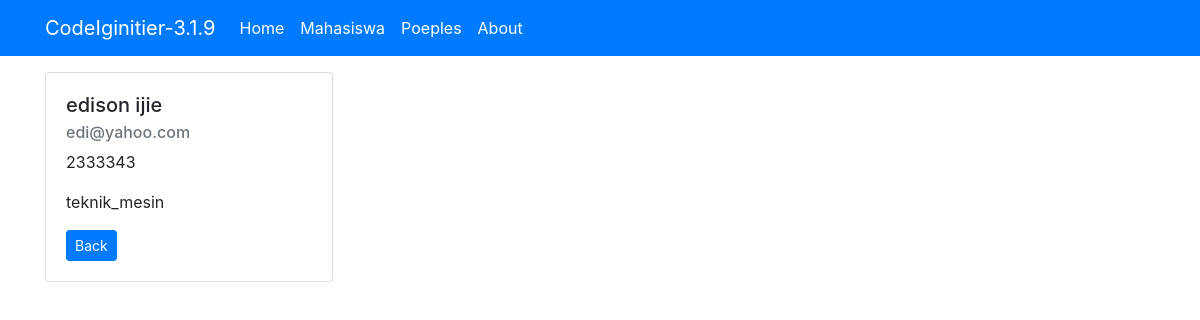
Page /mahasiswa/detail/33 on the committed database.
### tables this page shows
CREATE TABLE `tb_kuliah` (
  `id` int(11) NOT NULL,
  `nama` varchar(100) NOT NULL,
  `nim` varchar(255) NOT NULL,
  `jurusan` varchar(255) NOT NULL,
  `email` varchar(255) NOT NULL
);

### application/controllers/Mahasiswa.php (called while the page is built, shortened)
<?php
class Mahasiswa extends CI_Controller
{
    public function __construct()
    {
        $this->load->model('Mahasiswa_model');
        $this->load->library('form_validation', 'session');
    }
    public function detail($id)
    {
        $data['title'] = 'detail mahasiswa';
        $data['detail'] = $this->Mahasiswa_model->detail($id);
        $this->load->view('template/header', $data);
        $this->load->view('mahasiswa/detail', $data);
        $this->load->view('template/footer');
    }
}

### index.php (called while the page is built, shortened)
<?php
require_once BASEPATH.'core/CodeIgniter.php';

### application/models/Mahasiswa_model.php (called while the page is built, shortened)
<?php
class Mahasiswa_model extends CI_Model
{
    public function detail($id)
    {
        return $this->db->get_where('tb_kuliah', ['id' => $id])->row_array();
    }
}

### application/views/mahasiswa/detail.php (the view)
<div class="container">
    <div class="row mt-3">
        <div class="col-sm-6">
            <div class="card" style="width: 18rem;">
                <div class="card-body">
                    <h5 class="card-title"><?= $detail['nama']; ?></h5>
                    <h6 class="card-subtitle mb-2 text-muted"><?= $detail['email']; ?></h6>
                    <p class="card-text"><?= $detail['nim'] ?></p>
                    <p class="card-text"><?= $detail['jurusan'] ?></p>
                    <a href="<?= base_url() ?>mahasiswa" class="btn btn-primary btn-sm">Back</a>
                </div>
            </div>
        </div>
    </div>
</div>

### rows in the picture
tb_kuliah: nama "edison ijie", email "edi@yahoo.com", nim "2333343", jurusan "teknik_mesin"
